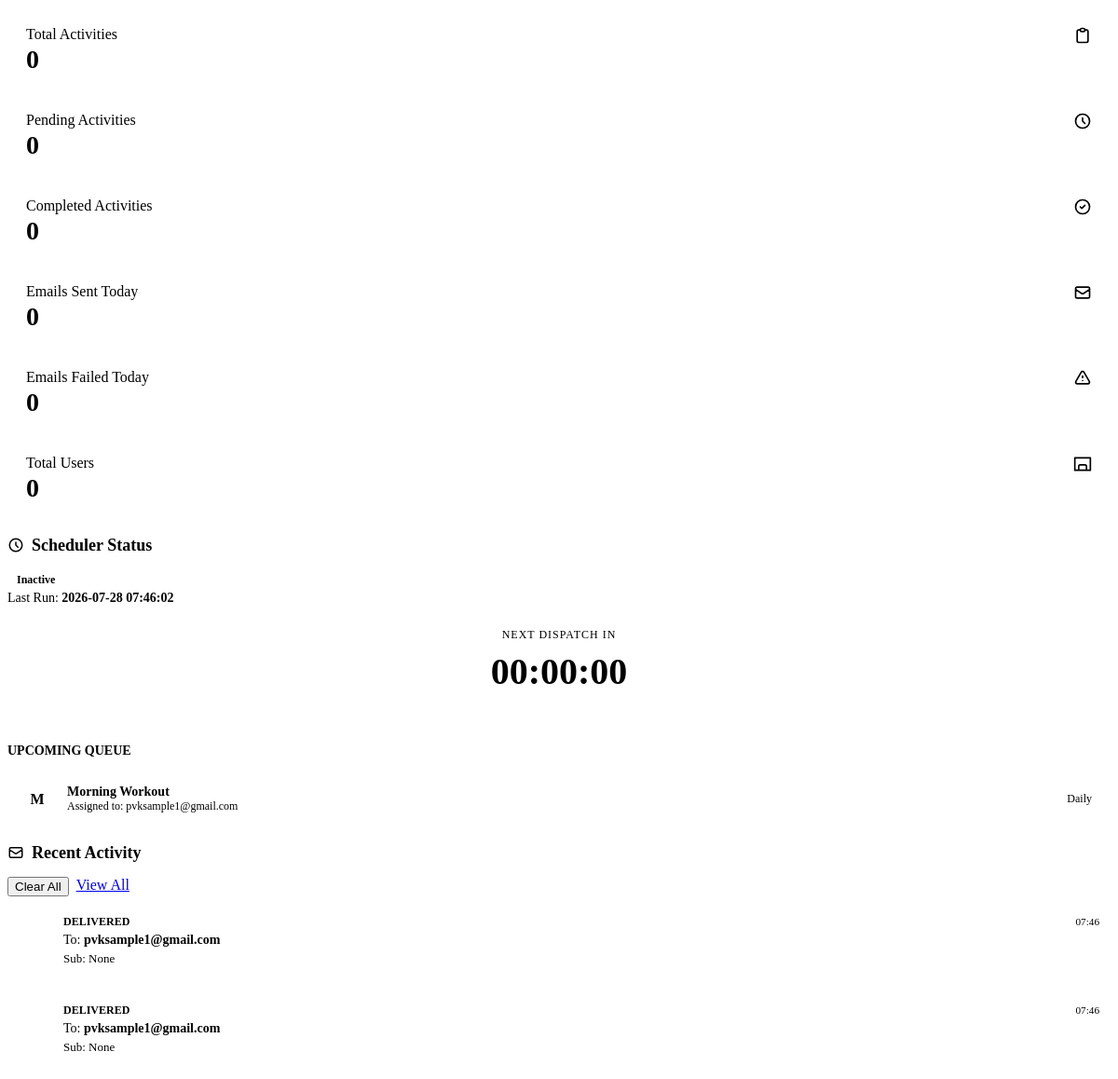
Page /dashboard/monitor (signed in) on the earlier database version.
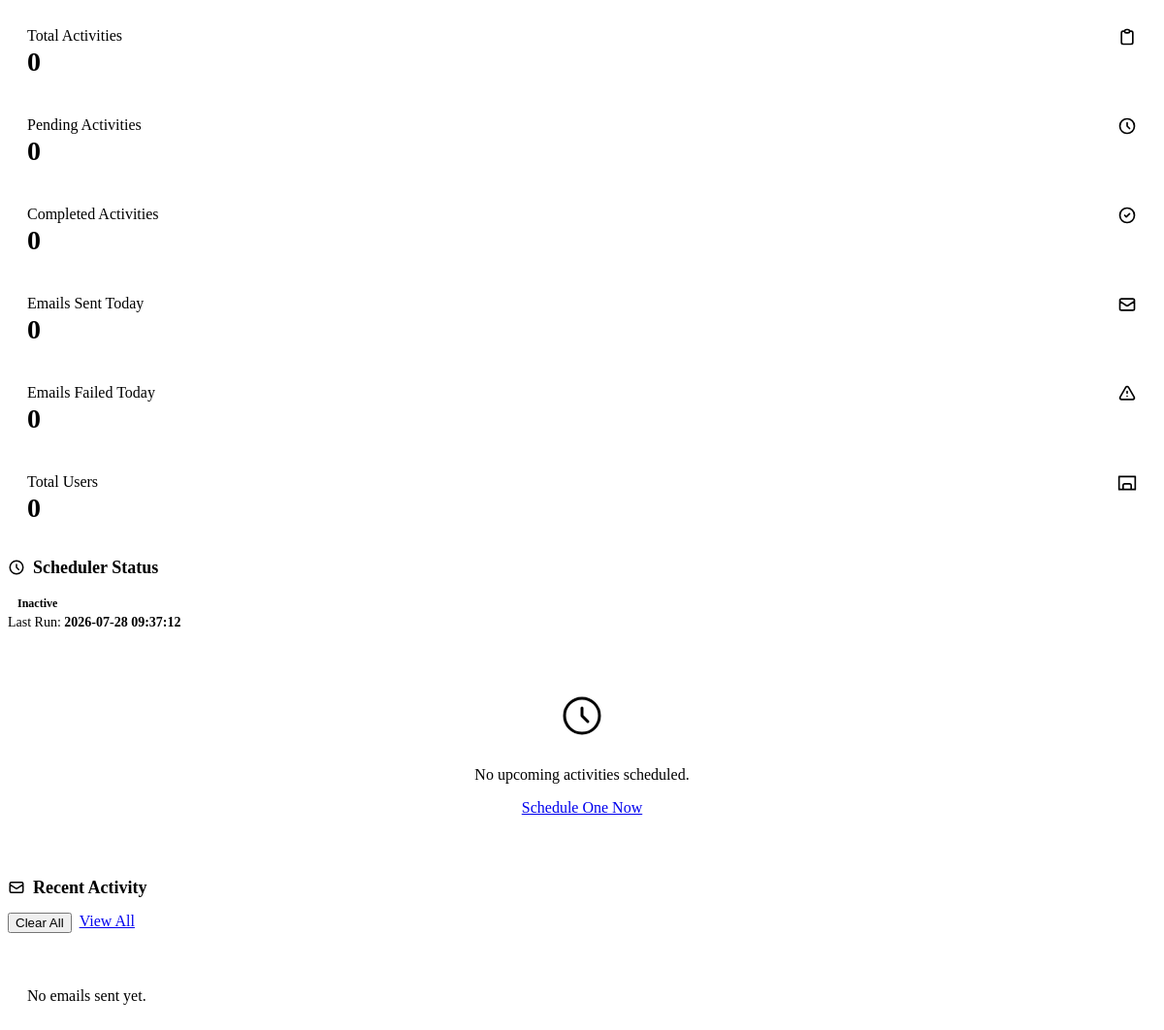
Same page on the later database version.
### src/db/models.py (models this page shows)
class ReminderRun(Base):
    __tablename__ = "reminder_runs"
    id = Column(Integer, primary_key=True)
    run_date = Column(String(20), nullable=False, index=True)
    activity_count = Column(Integer, nullable=False, default=0)
    email_status = Column(String(30), nullable=False, default="not_sent")
    whatsapp_status = Column(String(30), nullable=False, default="not_sent")
    message = Column(Text, nullable=True)
    created_at = Column(DateTime, nullable=False, default=datetime.utcnow)

class ActivityRecord(Base):
    __tablename__ = "activities"
    id = Column(Integer, primary_key=True)
    external_id = Column(String(255), nullable=True, index=True)
    activity = Column(String(255), nullable=False, index=True)
    category = Column(String(255), nullable=True)
    frequency = Column(String(50), nullable=True)
    date_value = Column(String(100), nullable=True)
    link = Column(String(255), nullable=True)
    status = Column(String(50), nullable=True)
    remark = Column(Text, nullable=True)
    timezone = Column(String(50), nullable=False, default="UTC")
    send_time = Column(String(5), nullable=False, default="09:00") # HH:MM
    day_of_week = Column(String(20), nullable=True) # e.g., 'Monday'
    day_of_month = Column(Integer, nullable=True) # 1-31
    month_of_year = Column(Integer, nullable=True) # 1-12
    year = Column(Integer, nullable=True) # e.g. 2026
    quarter_months = Column(String(50), nullable=True) # e.g., '1,4,7,10'
    start_date = Column(DateTime, nullable=True)
    end_date = Column(DateTime, nullable=True)
    last_run_at = Column(DateTime, nullable=True) # Stored in UTC
    next_run_at = Column(DateTime, nullable=True, index=True) # Stored in UTC
    date_handling_strategy = Column(String(20), nullable=False, default="exact") # 'exact', 'last_valid_day'
    missed_execution_strategy = Column(String(20), nullable=False, default="skip") # 'skip', 'send_immediate'
    email_subject_template = Column(String(255), nullable=True)
    email_body_template = Column(Text, nullable=True)
    reminder_before_minutes = Column(Integer, nullable=True)
    linked_module_id = Column(Integer, ForeignKey("modules.id", ondelete="SET NULL"), nullable=True)
    assigned_user_id = Column(Integer, ForeignKey("users.id", ondelete="SET NULL"), nullable=True)
    collection_id = Column(Integer, ForeignKey("task_collections.id", ondelete="CASCADE"), nullable=True)
    recipient_id = Column(Integer, ForeignKey("recipients.id", ondelete="SET NULL"), nullable=True)
    sort_order = Column(Integer, nullable=False, default=0)
    is_active = Column(Boolean, nullable=False, default=True)
    email_enabled = Column(Boolean, nullable=False, default=True)
    whatsapp_enabled = Column(Boolean, nullable=False, default=True)
    created_at = Column(DateTime, nullable=False, default=datetime.utcnow)
    updated_at = Column(DateTime, nullable=False, default=datetime.utcnow, onupdate=datetime.utcnow)
    linked_module = relationship("Module", back_populates="activities")
    assigned_user = relationship("User", back_populates="activities")
    task_collection = relationship("TaskCollection", back_populates="activities")
    recipient = relationship("Recipient", back_populates="activities")

class Recipient(Base):
    __tablename__ = "recipients"
    id = Column(Integer, primary_key=True)
    email = Column(String(255), unique=False, nullable=False, index=True)
    name = Column(String(255), nullable=True)
    workspace_id = Column(Integer, ForeignKey("task_collections.id", ondelete="CASCADE"), nullable=True)
    created_at = Column(DateTime, nullable=False, default=datetime.utcnow)
    activities = relationship("ActivityRecord", back_populates="recipient")
    workspace = relationship("TaskCollection", back_populates="recipients")

class EmailLog(Base):
    __tablename__ = "email_logs"
    id = Column(Integer, primary_key=True)
    reminder_run_id = Column(Integer, ForeignKey("reminder_runs.id"), nullable=True)
    recipient = Column(String(255), nullable=False)
    subject = Column(String(255), nullable=False)
    success = Column(Boolean, nullable=False, default=False)
    message = Column(Text, nullable=True)
    created_at = Column(DateTime, nullable=False, default=datetime.utcnow)

### src/web/app.py (the view)
@app.get("/dashboard/monitor", response_class=HTMLResponse)
def dashboard_monitor(request: Request) -> typing.Any:
    db = get_db()
    try:
        user = require_login(request, db)
        if isinstance(user, RedirectResponse):
            return HTMLResponse(status_code=401)
        today = date.today()
        from datetime import datetime
        start_of_today = datetime(today.year, today.month, today.day)
        active_workspace = db.query(TaskCollection).filter_by(is_active=True).first()
        activities_query = db.query(ActivityRecord).filter(ActivityRecord.is_active.is_(True))
        if active_workspace:
            activities_query = activities_query.filter(ActivityRecord.collection_id == active_workspace.id)
        activities = activities_query.all()
        pending_count = sum(1 for row in activities if (row.status or "").strip().casefold() != "done")
        done_count = sum(1 for row in activities if (row.status or "").strip().casefold() == "done")
        activity_count = len(activities)
        emails_sent_today = db.query(EmailLog).filter(EmailLog.created_at >= start_of_today).count()
        failed_emails_today = db.query(EmailLog).filter(EmailLog.created_at >= start_of_today, EmailLog.success == False).count()
        recent_emails = db.query(EmailLog).order_by(EmailLog.created_at.desc()).limit(10).all()
        last_run = db.query(ReminderRun).order_by(ReminderRun.created_at.desc()).first()
        scheduler_active = False
        if last_run:
            if (datetime.utcnow() - last_run.created_at).total_seconds() < 3600:
                scheduler_active = True
        upcoming = get_upcoming_activity_records(db, today, logger, days=30, limit=12)
        user_count = db.query(Recipient.email).join(TaskCollection, Recipient.workspace_id == TaskCollection.id).filter(TaskCollection.is_active == True).distinct().count()
        module_count = db.query(Module).count()
        return render(
            request,
            "dashboard_monitor.html",
            {
                "today": today,
                "activity_count": activity_count,
                "pending_count": pending_count,
                "done_count": done_count,
                "emails_sent_today": emails_sent_today,
                "failed_emails_today": failed_emails_today,
                "recent_emails": recent_emails,
                "scheduler_active": scheduler_active,
                "last_run": last_run,
                "upcoming": upcoming,
                "user_count": user_count,
                "module_count": module_count,
                "csrf_token": generate_csrf_token(request),
            },
            user,
        )
    finally:
        close_db(db)

### src/web/templates/dashboard_monitor.html (shortened to what the changed rows need)
<section class="two-column">
  <div class="panel">
    <div class="panel-head">
      <h2 style="font-size: 1.125rem; display: flex; align-items: center; gap: 8px;">
        <svg width="18" height="18" fill="none" stroke="currentColor" stroke-width="2" viewBox="0 0 24 24" style="color: var(--warning);"><path stroke-linecap="round" stroke-linejoin="round" d="M12 8v4l3 3m6-3a9 9 0 11-18 0 9 9 0 0118 0z"></path></svg>
        Scheduler Status
      </h2>
      {% if scheduler_active %}
        <span class="status-badge" style="background: var(--success-light); color: var(--success); display: flex; align-items: center; gap: 6px; padding: 4px 10px; border-radius: var(--radius-full); font-size: 0.75rem; font-weight: 600;">
          <span class="status-dot pulsing" style="width:6px; height:6px; border-radius:50%; background:var(--success);"></span> Active
        </span>
      {% else %}
        <span class="status-badge" style="background: var(--danger-light); color: var(--danger); display: flex; align-items: center; gap: 6px; padding: 4px 10px; border-radius: var(--radius-full); font-size: 0.75rem; font-weight: 600;">
        </span>
      {% endif %}
    </div>
    {% if last_run %}
      <div style="font-size: 0.875rem; color: var(--text-muted); margin-bottom: 16px;">
        Last Run: <strong>{{ last_run.created_at.strftime("%Y-%m-%d %H:%M:%S") }}</strong>
      </div>
    {% endif %}
    {% if upcoming %}
      {% set next_run_date, next_act = upcoming[0] %}
      <div style="text-align: center; margin: 24px 0 32px 0;">
        <p style="color: var(--text-muted); font-size: 0.75rem; text-transform: uppercase; letter-spacing: 1px; margin-bottom: 8px;">Next Dispatch In</p>
        <h3 class="timer-display" id="scheduler-countdown" data-next-run="{{ next_run_date.strftime('%Y-%m-%dT09:00:00Z') }}" style="font-size: 2.5rem; margin: 0; color: var(--text-main); font-variant-numeric: tabular-nums;">00:00:00</h3>
        <div style="margin-top: 16px; width: 100%; background: var(--bg-surface-hover); border-radius: var(--radius-full); height: 6px; overflow: hidden; position: relative;">
          <div style="position: absolute; left: 0; top: 0; bottom: 0; width: 65%; background: var(--accent); border-radius: var(--radius-full); transition: width 1s linear;"></div>
        </div>
      </div>
      <h4 style="font-size: 0.875rem; margin-bottom: 12px; color: var(--text-muted); text-transform: uppercase;">Upcoming Queue</h4>
      <div class="timeline-feed" style="display: flex; flex-direction: column; gap: 12px;">
        <div style="display: flex; align-items: center; gap: 12px; padding: 12px; background: var(--bg-app); border: 1px solid var(--border-color); border-radius: var(--radius-md);">
          <div style="width: 40px; height: 40px; border-radius: 50%; background: var(--primary-light); color: var(--primary); display: flex; align-items: center; justify-content: center; font-weight: 600; flex-shrink: 0;">{{ next_act.activity[:1] | upper }}</div>
          <div style="flex: 1; min-width: 0;">
            <div style="font-weight: 600; font-size: 0.875rem; color: var(--text-main); white-space: nowrap; overflow: hidden; text-overflow: ellipsis;">{{ next_act.activity }}</div>
            <div style="font-size: 0.75rem; color: var(--text-muted);">Assigned to: {{ next_act.recipient.name if next_act.recipient else "Global" }}</div>
          </div>
          <span class="status-badge" style="background: var(--bg-surface-hover); border: 1px solid var(--border-color); padding: 4px 8px; border-radius: var(--radius-full); font-size: 0.75rem; font-weight: 500; text-transform: capitalize;">{{ next_act.frequency }}</span>
        </div>
      </div>
    {% else %}
      <div class="empty state-card" style="border: none; padding: 48px 20px; text-align: center;">
        <svg width="48" height="48" fill="none" stroke="currentColor" stroke-width="1.5" viewBox="0 0 24 24" style="color:var(--text-muted); margin: 0 auto 12px auto;"><path stroke-linecap="round" stroke-linejoin="round" d="M12 8v4l3 3m6-3a9 9 0 11-18 0 9 9 0 0118 0z"></path></svg>
        <p style="color: var(--text-muted);">No upcoming activities scheduled.</p>
        {% if user.can_edit %}
          <a href="/activities/new" class="button small ghost" style="margin-top:12px;">Schedule One Now</a>
        {% endif %}
      </div>
    {% endif %}
  </div>
  <div class="panel">
    <div class="panel-head">
      <h2 style="font-size: 1.125rem; display: flex; align-items: center; gap: 8px;">
        <svg width="18" height="18" fill="none" stroke="currentColor" stroke-width="2" viewBox="0 0 24 24" style="color: var(--accent);"><path stroke-linecap="round" stroke-linejoin="round" d="M3 8l7.89 5.26a2 2 0 002.22 0L21 8M5 19h14a2 2 0 002-2V7a2 2 0 00-2-2H5a2 2 0 00-2 2v10a2 2 0 002 2z"></path></svg>
        Recent Activity
      </h2>
    </div>
    <div id="email-log-feed" style="display: flex; flex-direction: column; position: relative; padding-top: 8px;">
      {% if recent_emails %}
        {% for log in recent_emails %}
        <div style="display: flex; gap: 16px; margin-bottom: 16px; position: relative; z-index: 1;">
          {% if log.success %}
            <div style="width: 32px; height: 32px; border-radius: 50%; background: var(--bg-surface); border: 2px solid var(--success); display: flex; align-items: center; justify-content: center; flex-shrink: 0; box-shadow: 0 0 0 4px var(--bg-surface);">
              <svg width="14" height="14" fill="none" stroke="var(--success)" stroke-width="3" viewBox="0 0 24 24"><path stroke-linecap="round" stroke-linejoin="round" d="M5 13l4 4L19 7"></path></svg>
            </div>
          {% endif %}
          <div style="flex: 1; padding: 12px; background: var(--bg-app); border: 1px solid var(--border-color); border-radius: var(--radius-md);">
            <div style="display: flex; justify-content: space-between; align-items: center; margin-bottom: 4px;">
              {% if log.success %}
                <span style="color: var(--success); font-weight: 600; font-size: 0.75rem; text-transform: uppercase;">
                  Delivered
                </span>
              {% else %}
                <span style="color: var(--danger); font-weight: 600; font-size: 0.75rem; text-transform: uppercase;">
                  Failed
                </span>
              {% endif %}
              <span style="font-size: 0.7rem; color: var(--text-muted);">{{ log.created_at.strftime("%H:%M") }}</span>
            </div>
            <div style="font-size: 0.875rem; color: var(--text-main);">
              To: <strong>{{ log.recipient or "System Default" }}</strong>
            </div>
            <div style="font-size: 0.8125rem; color: var(--text-muted); margin-top: 4px; white-space: nowrap; overflow: hidden; text-overflow: ellipsis; max-width: 250px;">
              Sub: {{ log.subject }}
            </div>
          </div>
        </div>
        {% endfor %}
      {% else %}
        <div class="empty state-card" style="border: none; padding: 32px 20px; z-index: 1;">
          <p style="color: var(--text-muted);">No emails sent yet.</p>
        </div>
      {% endif %}
    </div>
  </div>
</section>

Differences in the rows shown:
no longer on this page (row unchanged): ReminderRun: created_at "2026-07-28 07:46:02"
removed ActivityRecord: activity "M", activity "Morning Workout", frequency "Daily"
removed Recipient: recipient "pvksample1@gmail.com"
removed EmailLog: success True (drawn), created_at "07:46", recipient "pvksample1@gmail.com", subject "None"
removed EmailLog: success True (drawn), created_at "07:46", recipient "pvksample1@gmail.com", subject "None"
added ReminderRun: created_at "2026-07-28 09:37:12"
Other differences:
text no longer shown: "NEXT DISPATCH IN 00:00:00 UPCOMING QUEUE Assigned to:"
text now shown: "No upcoming activities scheduled. Schedule One Now No emails sent yet."
